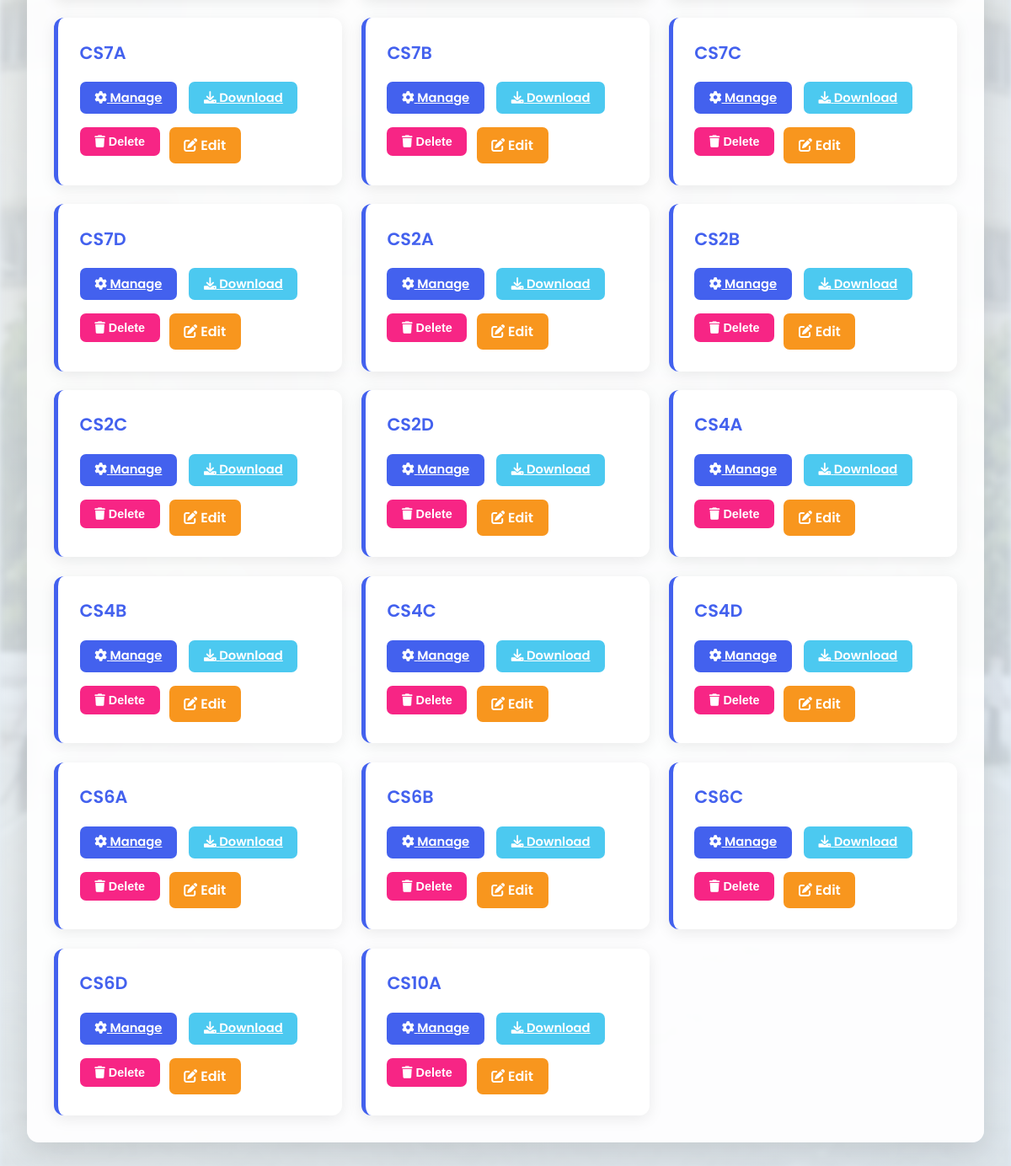
The app's page /departments/1 (lower part), older data.
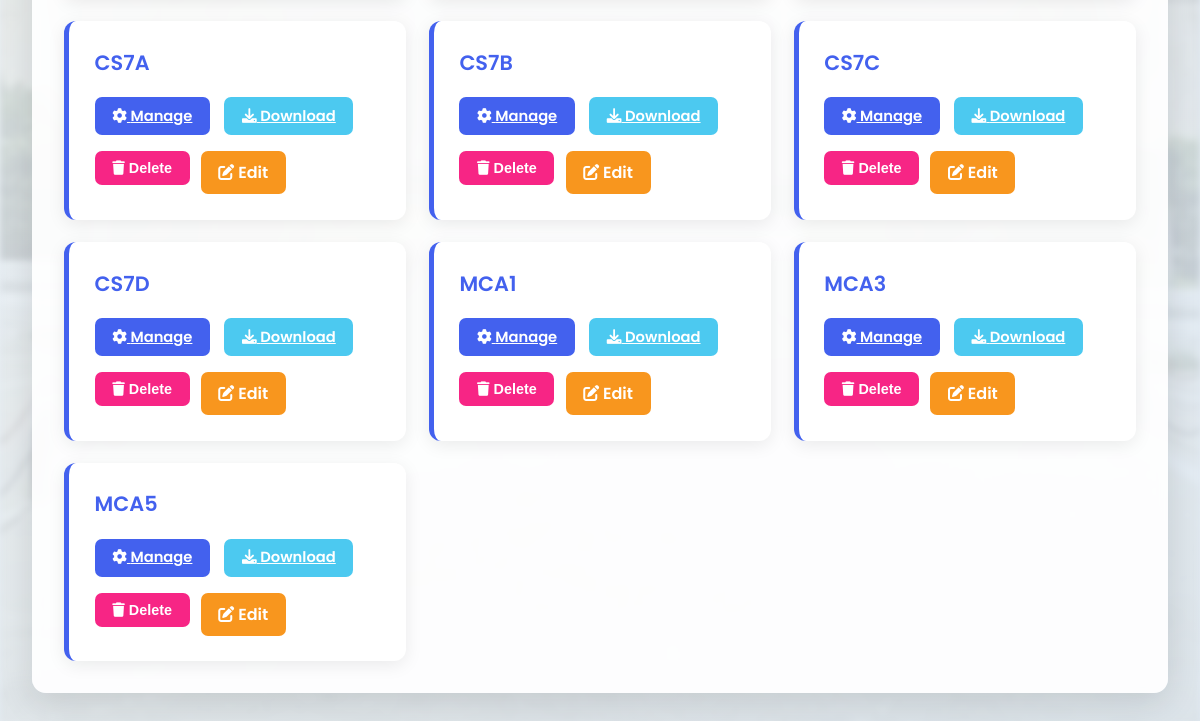
The same page, newer data.
### app.py (models this page shows)
class Batch(db.Model):
    id = db.Column(db.Integer, primary_key=True)
    name = db.Column(db.String(50), unique=True, nullable=False)
    capacity = db.Column(db.Integer, nullable=False)
    courses = db.relationship('Course', backref='batch', lazy=True)
    odd_sem = db.Column(db.Boolean, default=False,nullable=False)
    department_id = db.Column(db.Integer, db.ForeignKey('department.id'), nullable=False)
    department = db.relationship('Department', backref=db.backref('batches', lazy=True))

### app.py (the view)
@app.route('/departments/<int:department_id>', methods=['GET', 'POST'])
def manage_department(department_id):
    batch = Batch.query.filter_by(department_id=department_id).all()
    return render_template(
        'batches.html',
        batches=batch,
        department_id=department_id
    )

### templates/batches.html (shortened to what this page needs)
<!DOCTYPE html>
<html lang="en">
<head>
    <link rel="stylesheet"
          href="https://cdnjs.cloudflare.com/ajax/libs/font-awesome/6.0.0-beta3/css/all.min.css">
</head>
<body>
    <div class="container">
        <div class="card-container">
            {% if batches %}
            <div class="batch-list">
                {% for batch in batches %}
                <div class="batch-card">
                    <div class="batch-name">{{ batch.name }}</div>
                    <div class="batch-actions">
                        <a href="{{ url_for('manage_batch', batch_id=batch.id) }}" class="batch-btn manage">
                            <i class="fas fa-cog"></i> Manage
                        </a>
                        <a href="{{ url_for('download_timetable', batch_id=batch.id) }}" class="batch-btn download">
                            <i class="fas fa-download"></i> Download
                        </a>
                    </div>
                    <div style="margin-top: 1rem; display: flex; gap: .7rem;">
                        <form action="{{ url_for('delete_batch', id=batch.id) }}" method="post">
                            <button type="submit" class="delete-btn"
                                onclick="return confirm('Delete {{ batch.name }}?')">
                                <i class="fas fa-trash"></i> Delete
                            </button>
                        </form>
                        <a href="{{ url_for('edit_batch', id=batch.id,department_id=department_id) }}" class="edit-btn">
                            <i class="fas fa-edit"></i> Edit
                        </a>
                    </div>
                </div>
                {% endfor %}
            </div>
            {% else %}
            <p style="text-align:center; padding:2rem; color:#666;">No batches created yet.</p>
            {% endif %}
        </div>
    </div>
</body>
</html>

Row changes from the older to the newer data that the page shows:
no longer on this page (row edited): Batch: name "CS2D"
no longer on this page (row edited): Batch: name "CS4A"
no longer on this page (row edited): Batch: name "CS4B"
no longer on this page (row edited): Batch: name "CS4C"
no longer on this page (row edited): Batch: name "CS4D"
no longer on this page (row edited): Batch: name "CS6A"
no longer on this page (row edited): Batch: name "CS6B"
no longer on this page (row edited): Batch: name "CS6C"
no longer on this page (row edited): Batch: name "CS6D"
no longer on this page (row edited): Batch: name "CS10A"
changed Batch: name "CS2A" → "MCA1"
changed Batch: name "CS2B" → "MCA3"
changed Batch: name "CS2C" → "MCA5"
